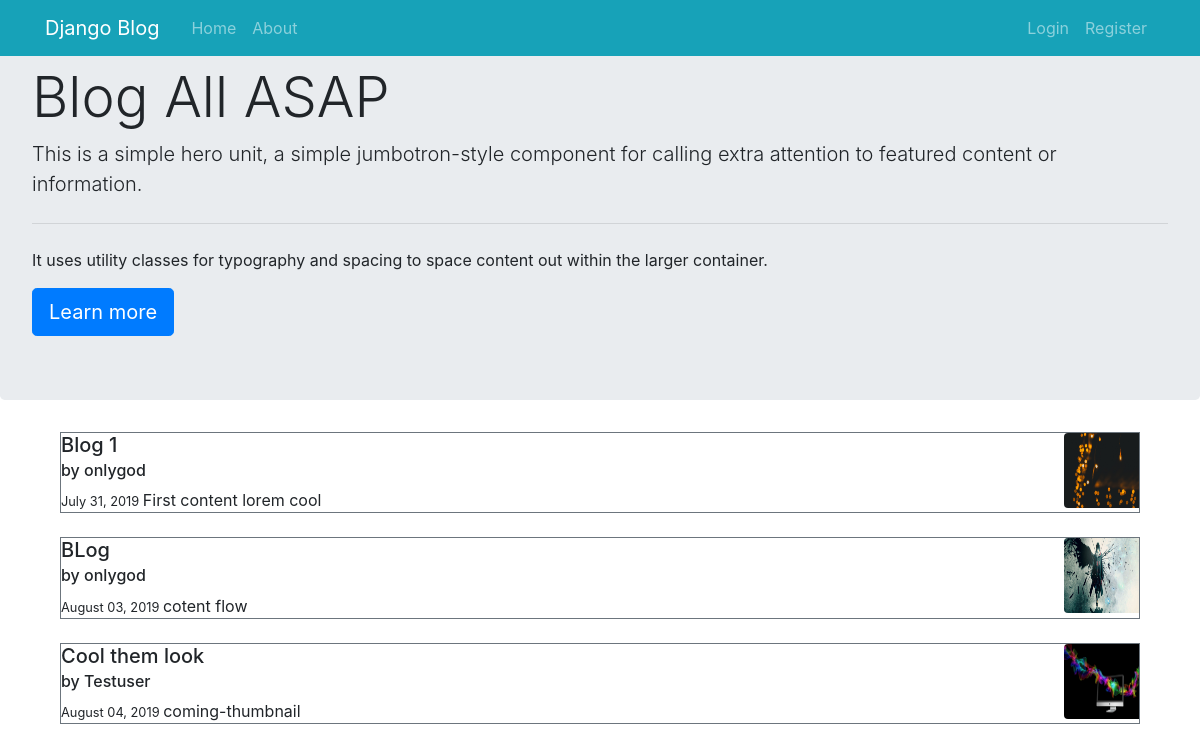
The page / on the database its author committed.
### dram/models.py (models this page shows, shortened)
class Post(models.Model):
    title = models.CharField(max_length = 100 )
    content = models.TextField()
    date_posted = models.DateTimeField(default = timezone.now)
    author = models.ForeignKey(User, on_delete = models.CASCADE)
    image = models.ImageField(default ='default.jpg', upload_to ='post_pics' )

### dram/views.py (the view)
# urls.py: 2. Add a URL to urlpatterns:  path('', views.home, name='home')
def home(request):
    context = {
        'posts' : Post.objects.all()
    }
    return render(request,'dram/home.html', context )

### dram/templates/dram/home.html
 {% extends 'dram/base.html' %} {% block content %}
<div class="container">
    {% for post in posts %}
    <div class="border border-secondary mt-0 mb-4">
        <div class="media">
            <div class="media-body">
                <h5 class="mt-0 mb-1">{{post.title}}</h5>
                <h6 class="mt-0 mb-2"> by {{post.author}}</h6>
                <small class="mt-0 mb-3"> {{post.date_posted | date:"F d, Y "}}</small> {{post.content}}
            </div>
            <img src=" {{post.image.url}}" width="75" height="75" class="ml-3 rounded-left" alt="not found">
        </div>
    </div>
    {% endfor %} {% endblock content %}

### dram/templates/dram/base.html (shortened to what this page needs)
{% load static %}
<!DOCTYPE html>
<html lang="en">
<head>
    <link rel="stylesheet" href="https://stackpath.bootstrapcdn.com/bootstrap/4.3.1/css/bootstrap.min.css">
</head>
<body style="text-align: left">
    <header>
        {% include 'dram/nav.html'%}
    </header>
    <div class="container">
         {% block content %} {% endblock %}
    </div>
    </div>
</body>
</html>

### dram/templates/dram/nav.html (shortened to what this page needs)
<nav class="navbar navbar-expand-md navbar-dark bg-info fixed-top">
    <div class="container">
        <a class="navbar-brand mr-4" href="{% url 'dram-home' %}">Django Blog</a>
        <div class="collapse navbar-collapse" id="navbarToggle">
            <div class="navbar-nav mr-auto">
                <a class="nav-item nav-link" href="{% url 'dram-home' %}">Home</a>
                <a class="nav-item nav-link" href="{% url 'dram-about' %}">About</a>
            </div>
            <div class="navbar-nav">
                {% if user.is_authenticated %}
                <a class="nav-item nav-link" href="{% url 'post-create' %}">New Post</a>
                <a class="nav-item nav-link" href="{% url 'profile' %}">Profile</a>
                <a class="nav-item nav-link" href="{% url 'logout' %}">Logout</a> {% else %}
                <a class="nav-item nav-link" href="{% url 'login' %}">Login</a>
                <a class="nav-item nav-link" href="{% url 'register' %}">Register</a> {% endif %}
            </div>
        </div>
    </div>
</nav>
<div class="jumbotron">
    <h1 class="display-4">Blog All ASAP</h1>
    <p class="lead">This is a simple hero unit, a simple jumbotron-style component for calling extra attention to featured content or information.</p>
    <hr class="my-4">
    <p>It uses utility classes for typography and spacing to space content out within the larger container.</p>
    <a class="btn btn-primary btn-lg" href="#" role="button">Learn more</a>
</div>

### rows shown on the page
Post: title "Blog 1", author "onlygod", date_posted "July 31, 2019", content "First content lorem cool", image (picture)
Post: title "BLog", author "onlygod", date_posted "August 03, 2019", content "cotent flow", image (picture)
Post: title "Cool them look", author "Testuser", date_posted "August 04, 2019", content "coming-thumbnail", image (picture)
